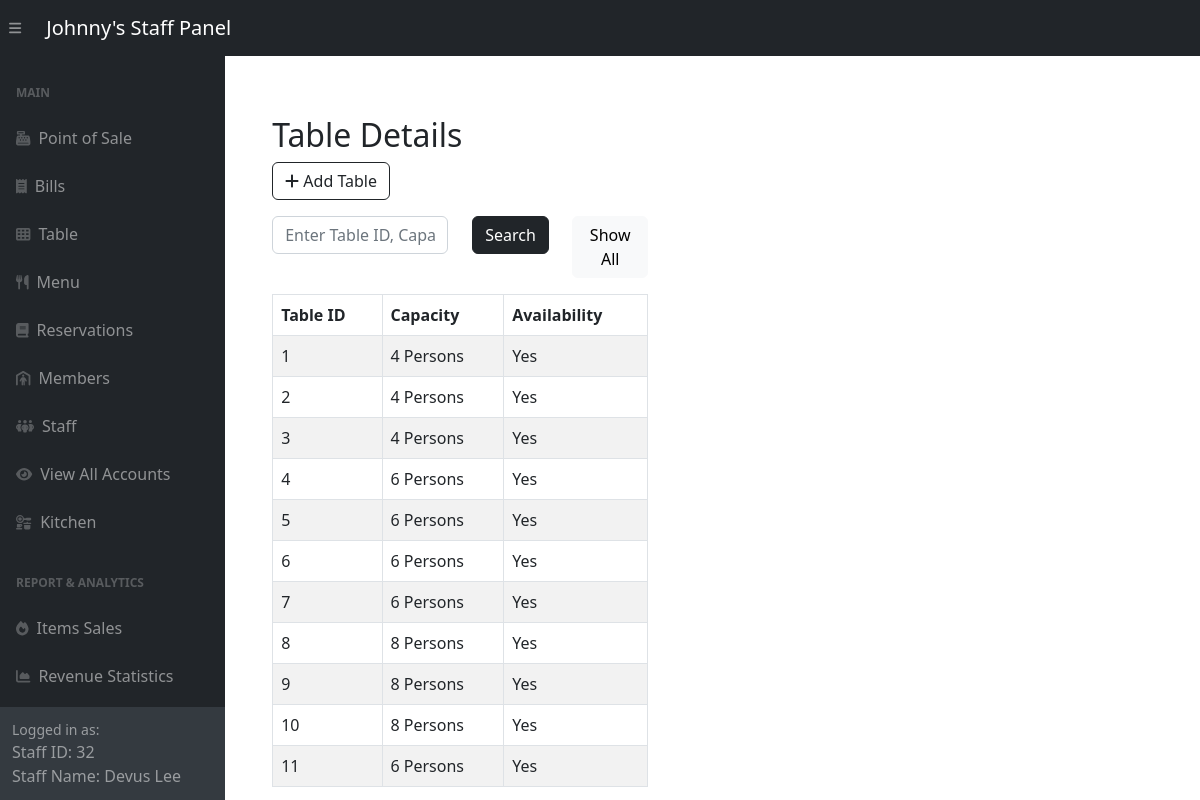
Page /adminSide/panel/table-panel.php (signed in) on the committed database.
### tables this page shows
CREATE TABLE `restaurant_tables` (
  `table_id` int(11) NOT NULL,
  `capacity` int(11) DEFAULT NULL,
  `is_available` tinyint(1) DEFAULT NULL
);

### adminSide/panel/table-panel.php (the view, shortened to what this page needs)
<?php  include '../inc/dashHeader.php'?>
<div class="wrapper">
        <div class="container-fluid pt-5 pl-600">
            <div class="row">
                <div class="m-50">
                    <div class="mt-5 mb-3">
                        <h2 class="pull-left">Table Details</h2>
                        <a href="../tableCrud/createTable.php" class="btn btn-outline-dark"><i class="fa fa-plus"></i> Add Table</a>
                    </div>
                    <div class="mb-3">
                    <form method="POST" action="#">
                        <div class="row">
                            <div class="col-md-6">
                                <input required type="text" id="search" name="search" class="form-control" placeholder="Enter Table ID, Capacity">
                            </div>
                            <div class="col-md-3" >
                                <button type="submit" class="btn btn-dark">Search</button>
                            </div>
                            <div class="col" style="text-align: right;" >
                                <a href="table-panel.php" class="btn btn-light">Show All</a>
                            </div>
                        </div>
                    </form>
                </div>
                    <?php
                    require_once "../config.php";
                    if (isset($_POST['search'])) {
                    if (!empty($_POST['search'])) {
                        $search = $_POST['search'];
                        $sql = "SELECT *
                                FROM Restaurant_Tables
                                WHERE table_id LIKE '%$search%' OR capacity LIKE '%$search%'
                                ORDER BY table_id;";
                    } else {
                        $sql = "SELECT *
                                FROM Restaurant_Tables
                                ORDER BY table_id;";
                    }
                } else {
                    $sql = "SELECT *
                            FROM Restaurant_Tables
                            ORDER BY table_id;";
                }
                    if($result = mysqli_query($link, $sql)){
                        if(mysqli_num_rows($result) > 0){
                            echo '<table class="table table-bordered table-striped">';
                                echo "<thead>";
                                    echo "<tr>";
                                        echo "<th>Table ID</th>";
                                        echo "<th>Capacity</th>";
                                        echo "<th>Availability</th>";
                                    echo "</tr>";
                                echo "</thead>";
                                echo "<tbody>";
                                while($row = mysqli_fetch_array($result)){
                                    echo "<tr>";
                                        echo "<td>" . $row['table_id'] . "</td>";
                                        echo "<td>" . $row['capacity'] . " Persons </td>";
                                        if ($row['is_available'] == true) {
                                            echo "<td>" . "Yes" . "</td>";
                                        } else {
                                            echo "<td>" . "No" . "</td>";
                                        }
                                    echo "</tr>";
                                }
                                echo "</tbody>";
                            echo "</table>";
                        } else{
                            echo '<div class="alert alert-danger"><em>No records were found.</em></div>';
                        }
                    } else{
                        echo "Oops! Something went wrong. Please try again later.";
                    }
                    ?>
                </div>
            </div>
        </div>
    </div>
<?php  include '../inc/dashFooter.php'?>

### adminSide/panel/table-panel.php (style rules this page uses)
.wrapper { width: 50%; padding-left: 200px; padding-top: 20px }

### rows in the picture
restaurant_tables: table_id "1", capacity "4", is_available "Yes"
restaurant_tables: table_id "2", capacity "4", is_available "Yes"
restaurant_tables: table_id "3", capacity "4", is_available "Yes"
restaurant_tables: table_id "4", capacity "6", is_available "Yes"
restaurant_tables: table_id "5", capacity "6", is_available "Yes"
restaurant_tables: table_id "6", capacity "6", is_available "Yes"
restaurant_tables: table_id "7", capacity "6", is_available "Yes"
restaurant_tables: table_id "8", capacity "8", is_available "Yes"
restaurant_tables: table_id "9", capacity "8", is_available "Yes"
restaurant_tables: table_id "10", capacity "8", is_available "Yes"
restaurant_tables: table_id "11", capacity "6", is_available "Yes"

### other values in the picture
$_SESSION['logged_account_id'] "32"
$_SESSION['logged_staff_name'] "Devus Lee"
